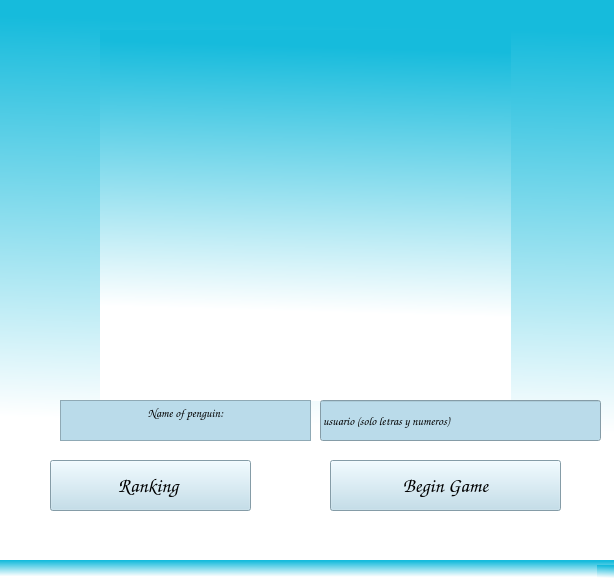
<?xml version="1.0" encoding="UTF-8"?>
<ui version="4.0">
 <class>MainWindow</class>
 <widget class="QMainWindow" name="MainWindow">
  <property name="geometry">
   <rect>
    <x>0</x>
    <y>0</y>
    <width>614</width>
    <height>582</height>
   </rect>
  </property>
  <property name="windowTitle">
   <string>MainWindow</string>
  </property>
  <property name="styleSheet">
   <string notr="true">background-color: qlineargradient(spread:pad, x1:0.545455, y1:0.0454545, x2:0.522727, y2:0.761182, stop:0 rgba(22, 187, 220, 255), stop:1 rgba(255, 255, 255, 255))</string>
  </property>
  <widget class="QWidget" name="centralwidget">
   <widget class="QLabel" name="logo">
    <property name="geometry">
     <rect>
      <x>100</x>
      <y>30</y>
      <width>411</width>
      <height>371</height>
     </rect>
    </property>
    <property name="text">
     <string/>
    </property>
    <property name="pixmap">
     <pixmap>sprites/logo.png</pixmap>
    </property>
    <property name="scaledContents">
     <bool>true</bool>
    </property>
   </widget>
   <widget class="QPushButton" name="botton_ranking">
    <property name="geometry">
     <rect>
      <x>50</x>
      <y>460</y>
      <width>201</width>
      <height>51</height>
     </rect>
    </property>
    <property name="font">
     <font>
      <family>Comic Sans MS</family>
      <pointsize>15</pointsize>
      <weight>75</weight>
      <bold>true</bold>
     </font>
    </property>
    <property name="styleSheet">
     <string notr="true">background-color:rgb(186, 219, 234)</string>
    </property>
    <property name="text">
     <string>Ranking </string>
    </property>
   </widget>
   <widget class="QPushButton" name="botton_begin_game">
    <property name="geometry">
     <rect>
      <x>330</x>
      <y>460</y>
      <width>231</width>
      <height>51</height>
     </rect>
    </property>
    <property name="font">
     <font>
      <family>Comic Sans MS</family>
      <pointsize>15</pointsize>
      <weight>75</weight>
      <bold>true</bold>
     </font>
    </property>
    <property name="styleSheet">
     <string notr="true">background-color:rgb(186, 219, 234)</string>
    </property>
    <property name="text">
     <string>Begin Game</string>
    </property>
   </widget>
   <widget class="QTextBrowser" name="text_penguin_name">
    <property name="geometry">
     <rect>
      <x>60</x>
      <y>400</y>
      <width>251</width>
      <height>41</height>
     </rect>
    </property>
    <property name="font">
     <font>
      <family>Comic Sans MS</family>
      <pointsize>11</pointsize>
     </font>
    </property>
    <property name="styleSheet">
     <string notr="true">background-color:rgb(186, 219, 234)</string>
    </property>
    <property name="html">
     <string>&lt;!DOCTYPE HTML PUBLIC &quot;-//W3C//DTD HTML 4.0//EN&quot; &quot;http://www.w3.org/TR/REC-html40/strict.dtd&quot;&gt;
&lt;html&gt;&lt;head&gt;&lt;meta name=&quot;qrichtext&quot; content=&quot;1&quot; /&gt;&lt;style type=&quot;text/css&quot;&gt;
p, li { white-space: pre-wrap; }
&lt;/style&gt;&lt;/head&gt;&lt;body style=&quot; font-family:'Comic Sans MS'; font-size:11pt; font-weight:400; font-style:normal;&quot;&gt;
&lt;p align=&quot;center&quot; style=&quot; margin-top:0px; margin-bottom:0px; margin-left:0px; margin-right:0px; -qt-block-indent:0; text-indent:0px;&quot;&gt;&lt;span style=&quot; font-size:9pt;&quot;&gt;Name of penguin:&lt;/span&gt;&lt;/p&gt;&lt;/body&gt;&lt;/html&gt;</string>
    </property>
   </widget>
   <widget class="QLineEdit" name="penguin_name">
    <property name="geometry">
     <rect>
      <x>320</x>
      <y>400</y>
      <width>281</width>
      <height>41</height>
     </rect>
    </property>
    <property name="font">
     <font>
      <family>Comic Sans MS</family>
      <pointsize>9</pointsize>
     </font>
    </property>
    <property name="styleSheet">
     <string notr="true">background-color:rgb(186, 219, 234)</string>
    </property>
    <property name="text">
     <string>usuario (solo letras y numeros)</string>
    </property>
   </widget>
  </widget>
  <widget class="QStatusBar" name="text_name"/>
 </widget>
 <resources/>
 <connections/>
</ui>
